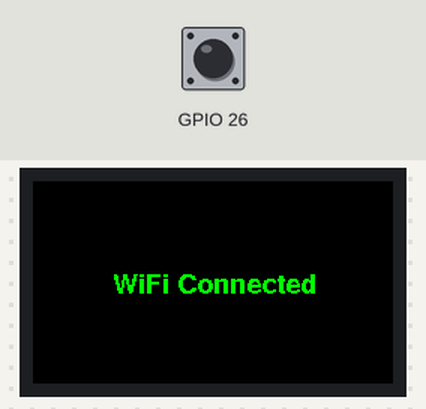
Recording of a sketch running on a simulated ESP32. Shown: 135×240 colour display. The test bench sets the inputs (shaded band); at power-on: GPIO 26 LOW. WiFi joins after 1.5 s; servers stay silent unless stated; what the sketch prints to the serial monitor is not drawn.

Above: at 2.3 s.
4.4 s: GPIO 26 pulsed HIGH 2 times (0.12 s each, 0.3 s apart)
At 6.0 s:
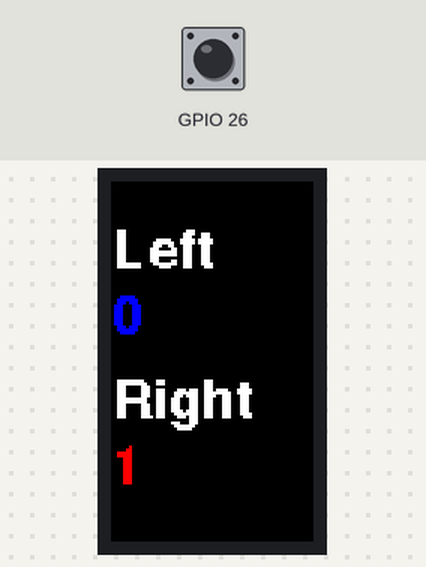
Timing chart, 0 to 7.5 s (numbered marks = the images above; inputs shaded):
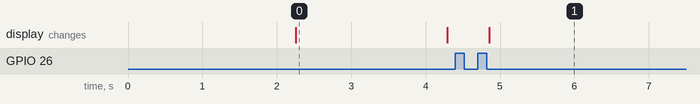

The sketch:

Game_M5StickCPlus.ino
```cpp
#include <M5StickCPlus2.h>
#include <ThingSpeak.h>

#include <WiFi.h>
#include "secrets.h"

char ssid[] = WIFI_SSID;   // your network SSID (name)
char pass[] = WIFI_PASSWORD;   // your network password
WiFiClient client;

unsigned long myChannelNumber = SECRET_CH_ID;
const char* myWriteAPIKey = SECRET_WRITE_APIKEY;

const int scorePin = G26; // Use G26 as the score pin

unsigned long lastScoreTime = 0;
int previousState = LOW; // Variable to store the previous state of the pin
int scoreLeft = 0;
int scoreRight = 0;


void setup() {
  M5.begin(); // Initialize the M5StickC Plus
  pinMode(scorePin, INPUT); // Set scorePin as an input
  M5.Lcd.setTextSize(4); // Set text size for better visibility
  M5.Lcd.fillScreen(BLACK); // Clear the screen at startup
  Serial.begin(115200); // Initialize Serial communication for debugging

      while (!Serial) {
        ; // wait for serial port to connect. Needed for Leonardo native USB port only
    }

    WiFi.mode(WIFI_STA);
    WiFi.begin(ssid, pass);  // Connect to WiFi
    ThingSpeak.begin(client);  // Initialize ThingSpeak

    StickCP2.Display.setRotation(1);  // Initial rotation
    StickCP2.Display.setTextDatum(middle_center);
    StickCP2.Display.setFont(&fonts::FreeSansBold9pt7b);
}

  // // Display initial scores
  // displayScore();
// }

void loop() {
  //********************************************************* Check Wifi Connection *********************************************************
  if (WiFi.status() != WL_CONNECTED) {
    StickCP2.Display.fillScreen(BLACK);
    StickCP2.Display.setTextColor(WHITE);
    StickCP2.Display.setTextDatum(middle_center);
    M5.Lcd.setTextSize(1); // Set text size for better visibility
    StickCP2.Display.drawString("Connecting to WiFi...", StickCP2.Display.width() / 2, StickCP2.Display.height() / 2);

    Serial.print("Attempting to connect to SSID: ");
    Serial.println(WIFI_SSID);

    // Attempt to connect to WiFi
    while (WiFi.status() != WL_CONNECTED) {
      delay(1000);  // Delay to avoid rapid connection attempts
    }

    // Display "Connected" message when connected
    StickCP2.Display.fillScreen(BLACK); // Clear the previous message
    StickCP2.Display.setTextColor(GREEN);
    StickCP2.Display.drawString("WiFi Connected", StickCP2.Display.width() / 2, StickCP2.Display.height() / 2);

    delay(2000);  // Show the message for 2 seconds
    StickCP2.Display.fillScreen(BLACK); // Clear screen for next use
    Serial.println("\nConnected.");
  }

  // Read the current state of the score pin
  int currentState = digitalRead(scorePin);
  Serial.print("Current State: ");
  Serial.println(currentState); // Print the current state of the score pin for debugging

  // Check for rising edge on the score pin (HIGH signal)
  if (currentState == HIGH && previousState == LOW) {
    // Record the time when the signal goes HIGH
    unsigned long startTime = millis();

    // Wait until the signal goes LOW again
    while (digitalRead(scorePin) == HIGH) {
      // Optionally, you can add a timeout here to avoid infinite loops
    }

    // Calculate the duration the pin was HIGH
    unsigned long duration = millis() - startTime;

    Serial.println(duration);
    // Check the duration to determine which team scored
    if (duration > 10) { // Right team scores
      Serial.println("Right Team Scored");
      scoreRight++;
      sendScoreToThingSpeak(scoreLeft, scoreRight); // Send scores to ThingSpeak
    } else if (duration < 10) { // Left team scores
      Serial.println("Left Team Scored");
      scoreLeft++;
      sendScoreToThingSpeak(scoreLeft, scoreRight); // Send scores to ThingSpeak
    }

    displayScore(); // Update the display after changing the scores

    delay(1000); // Delay to allow for visibility of the message
  }

  previousState = currentState; // Update previous state for next loop
}

// Function to send scores to ThingSpeak
void sendScoreToThingSpeak(int leftScore, int rightScore) {
  // Prepare data to send to ThingSpeak
  ThingSpeak.setField(1, leftScore);  // Assuming field 1 is for left score
  ThingSpeak.setField(2, rightScore); // Assuming field 2 is for right score

  // Write to ThingSpeak
  int result = ThingSpeak.writeFields(myChannelNumber, myWriteAPIKey);

  if (result == 200) {
    Serial.println("Score updated successfully");
  } else {
    Serial.print("Error updating score. Code: ");
    Serial.println(result);
  }
}

// Function to display the scores on the screen
void displayScore() {
  M5.Lcd.setTextSize(2); // Set text size for better visibility
  StickCP2.Display.setRotation(0);
  M5.Lcd.fillScreen(BLACK); // Clear screen
  M5.Lcd.setTextColor(WHITE); // Set text color for the scores

  M5.Lcd.setCursor(2, 30); // Move cursor down for the left score
  M5.Lcd.print("Left          ");
  M5.Lcd.setTextColor(BLUE); // Set text color for the scores
  M5.Lcd.print(scoreLeft);

  M5.Lcd.setTextColor(WHITE); // Set text color for the scores
  M5.Lcd.setCursor(2, 130); // Move cursor down for the right score
  M5.Lcd.print("Right        ");
  M5.Lcd.setTextColor(RED); // Set text color for the scores
  M5.Lcd.print(scoreRight);
}
```

secrets.h
```cpp
#define WIFI_SSID "TampaCampers813"		// replace MySSID with your WiFi network name
#define WIFI_PASSWORD "TampaCampers813!!!"	// replace MyPassword with your WiFi password

#define SECRET_CH_ID 2727435
#define SECRET_WRITE_APIKEY "F7PHNDK193HBOG0V"
```

Measured:
- after the input at 4.4 s, the display: changes after 0.46 s (image 1)
- what the display in image 0 shows lasts 2.0 s, from 2.3 s to 4.3 s
